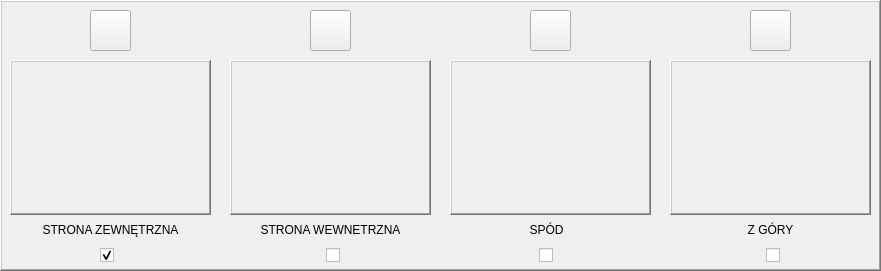
  <widget class="QFrame" name="frame_9">
   <property name="geometry">
    <rect>
     <x>10</x>
     <y>430</y>
     <width>881</width>
     <height>271</height>
    </rect>
   </property>
   <property name="frameShape">
    <enum>QFrame::WinPanel</enum>
   </property>
   <property name="frameShadow">
    <enum>QFrame::Raised</enum>
   </property>
   <widget class="QPushButton" name="pushButton_14">
    <property name="geometry">
     <rect>
      <x>90</x>
      <y>10</y>
      <width>41</width>
      <height>41</height>
     </rect>
    </property>
    <property name="sizePolicy">
     <sizepolicy hsizetype="Fixed" vsizetype="Minimum">
      <horstretch>0</horstretch>
      <verstretch>0</verstretch>
     </sizepolicy>
    </property>
    <property name="font">
     <font>
      <pointsize>10</pointsize>
     </font>
    </property>
    <property name="text">
     <string/>
    </property>
    <property name="icon">
     <iconset resource="zasoby.qrc">
      <normaloff>:/zasoby/change.png</normaloff>:/zasoby/change.png</iconset>
    </property>
    <property name="iconSize">
     <size>
      <width>28</width>
      <height>29</height>
     </size>
    </property>
   </widget>
   <widget class="QLabel" name="labelPodglad1">
    <property name="geometry">
     <rect>
      <x>10</x>
      <y>60</y>
      <width>201</width>
      <height>155</height>
     </rect>
    </property>
    <property name="sizePolicy">
     <sizepolicy hsizetype="Ignored" vsizetype="Ignored">
      <horstretch>0</horstretch>
      <verstretch>0</verstretch>
     </sizepolicy>
    </property>
    <property name="minimumSize">
     <size>
      <width>155</width>
      <height>155</height>
     </size>
    </property>
    <property name="frameShape">
     <enum>QFrame::WinPanel</enum>
    </property>
    <property name="frameShadow">
     <enum>QFrame::Raised</enum>
    </property>
    <property name="lineWidth">
     <number>1</number>
    </property>
    <property name="text">
     <string/>
    </property>
    <property name="scaledContents">
     <bool>true</bool>
    </property>
    <property name="alignment">
     <set>Qt::AlignCenter</set>
    </property>
   </widget>
   <widget class="QPushButton" name="pushButton_15">
    <property name="geometry">
     <rect>
      <x>310</x>
      <y>10</y>
      <width>41</width>
      <height>41</height>
     </rect>
    </property>
    <property name="sizePolicy">
     <sizepolicy hsizetype="Fixed" vsizetype="Minimum">
      <horstretch>0</horstretch>
      <verstretch>0</verstretch>
     </sizepolicy>
    </property>
    <property name="font">
     <font>
      <pointsize>10</pointsize>
     </font>
    </property>
    <property name="text">
     <string/>
    </property>
    <property name="icon">
     <iconset resource="zasoby.qrc">
      <normaloff>:/zasoby/change.png</normaloff>:/zasoby/change.png</iconset>
    </property>
    <property name="iconSize">
     <size>
      <width>28</width>
      <height>29</height>
     </size>
    </property>
   </widget>
   <widget class="QPushButton" name="pushButton_16">
    <property name="geometry">
     <rect>
      <x>530</x>
      <y>10</y>
      <width>41</width>
      <height>41</height>
     </rect>
    </property>
    <property name="sizePolicy">
     <sizepolicy hsizetype="Fixed" vsizetype="Minimum">
      <horstretch>0</horstretch>
      <verstretch>0</verstretch>
     </sizepolicy>
    </property>
    <property name="font">
     <font>
      <pointsize>10</pointsize>
     </font>
    </property>
    <property name="text">
     <string/>
    </property>
    <property name="icon">
     <iconset resource="zasoby.qrc">
      <normaloff>:/zasoby/change.png</normaloff>:/zasoby/change.png</iconset>
    </property>
    <property name="iconSize">
     <size>
      <width>28</width>
      <height>29</height>
     </size>
    </property>
   </widget>
   <widget class="QPushButton" name="pushButton_17">
    <property name="geometry">
     <rect>
      <x>750</x>
      <y>10</y>
      <width>41</width>
      <height>41</height>
     </rect>
    </property>
    <property name="sizePolicy">
     <sizepolicy hsizetype="Fixed" vsizetype="Minimum">
      <horstretch>0</horstretch>
      <verstretch>0</verstretch>
     </sizepolicy>
    </property>
    <property name="font">
     <font>
      <pointsize>10</pointsize>
     </font>
    </property>
    <property name="text">
     <string/>
    </property>
    <property name="icon">
     <iconset resource="zasoby.qrc">
      <normaloff>:/zasoby/change.png</normaloff>:/zasoby/change.png</iconset>
    </property>
    <property name="iconSize">
     <size>
      <width>28</width>
      <height>29</height>
     </size>
    </property>
   </widget>
   <widget class="QCheckBox" name="checkBox1">
    <property name="geometry">
     <rect>
      <x>100</x>
      <y>247</y>
      <width>16</width>
      <height>16</height>
     </rect>
    </property>
    <property name="text">
     <string/>
    </property>
    <property name="iconSize">
     <size>
      <width>25</width>
      <height>33</height>
     </size>
    </property>
    <property name="checked">
     <bool>true</bool>
    </property>
    <property name="autoExclusive">
     <bool>true</bool>
    </property>
   </widget>
   <widget class="QCheckBox" name="checkBox2">
    <property name="geometry">
     <rect>
      <x>326</x>
      <y>247</y>
      <width>16</width>
      <height>16</height>
     </rect>
    </property>
    <property name="text">
     <string/>
    </property>
    <property name="iconSize">
     <size>
      <width>25</width>
      <height>33</height>
     </size>
    </property>
    <property name="checked">
     <bool>false</bool>
    </property>
    <property name="autoExclusive">
     <bool>true</bool>
    </property>
   </widget>
   <widget class="QCheckBox" name="checkBox3">
    <property name="geometry">
     <rect>
      <x>539</x>
      <y>247</y>
      <width>16</width>
      <height>16</height>
     </rect>
    </property>
    <property name="text">
     <string/>
    </property>
    <property name="iconSize">
     <size>
      <width>25</width>
      <height>33</height>
     </size>
    </property>
    <property name="checked">
     <bool>false</bool>
    </property>
    <property name="autoExclusive">
     <bool>true</bool>
    </property>
   </widget>
   <widget class="QCheckBox" name="checkBox4">
    <property name="geometry">
     <rect>
      <x>766</x>
      <y>247</y>
      <width>16</width>
      <height>16</height>
     </rect>
    </property>
    <property name="text">
     <string/>
    </property>
    <property name="iconSize">
     <size>
      <width>25</width>
      <height>33</height>
     </size>
    </property>
    <property name="checked">
     <bool>false</bool>
    </property>
    <property name="autoExclusive">
     <bool>true</bool>
    </property>
   </widget>
   <widget class="QLabel" name="labelPodglad2">
    <property name="geometry">
     <rect>
      <x>230</x>
      <y>60</y>
      <width>201</width>
      <height>155</height>
     </rect>
    </property>
    <property name="sizePolicy">
     <sizepolicy hsizetype="Ignored" vsizetype="Ignored">
      <horstretch>0</horstretch>
      <verstretch>0</verstretch>
     </sizepolicy>
    </property>
    <property name="minimumSize">
     <size>
      <width>155</width>
      <height>155</height>
     </size>
    </property>
    <property name="frameShape">
     <enum>QFrame::WinPanel</enum>
    </property>
    <property name="frameShadow">
     <enum>QFrame::Raised</enum>
    </property>
    <property name="lineWidth">
     <number>1</number>
    </property>
    <property name="text">
     <string/>
    </property>
    <property name="scaledContents">
     <bool>true</bool>
    </property>
    <property name="alignment">
     <set>Qt::AlignCenter</set>
    </property>
   </widget>
   <widget class="QLabel" name="labelPodglad3">
    <property name="geometry">
     <rect>
      <x>450</x>
      <y>60</y>
      <width>201</width>
      <height>155</height>
     </rect>
    </property>
    <property name="sizePolicy">
     <sizepolicy hsizetype="Ignored" vsizetype="Ignored">
      <horstretch>0</horstretch>
      <verstretch>0</verstretch>
     </sizepolicy>
    </property>
    <property name="minimumSize">
     <size>
      <width>155</width>
      <height>155</height>
     </size>
    </property>
    <property name="frameShape">
     <enum>QFrame::WinPanel</enum>
    </property>
    <property name="frameShadow">
     <enum>QFrame::Raised</enum>
    </property>
    <property name="lineWidth">
     <number>1</number>
    </property>
    <property name="text">
     <string/>
    </property>
    <property name="scaledContents">
     <bool>true</bool>
    </property>
    <property name="alignment">
     <set>Qt::AlignCenter</set>
    </property>
   </widget>
   <widget class="QLabel" name="labelPodglad4">
    <property name="geometry">
     <rect>
      <x>670</x>
      <y>60</y>
      <width>201</width>
      <height>155</height>
     </rect>
    </property>
    <property name="sizePolicy">
     <sizepolicy hsizetype="Ignored" vsizetype="Ignored">
      <horstretch>0</horstretch>
      <verstretch>0</verstretch>
     </sizepolicy>
    </property>
    <property name="minimumSize">
     <size>
      <width>155</width>
      <height>155</height>
     </size>
    </property>
    <property name="frameShape">
     <enum>QFrame::WinPanel</enum>
    </property>
    <property name="frameShadow">
     <enum>QFrame::Raised</enum>
    </property>
    <property name="lineWidth">
     <number>1</number>
    </property>
    <property name="text">
     <string/>
    </property>
    <property name="scaledContents">
     <bool>true</bool>
    </property>
    <property name="alignment">
     <set>Qt::AlignCenter</set>
    </property>
   </widget>
   <widget class="QLabel" name="label_3">
    <property name="geometry">
     <rect>
      <x>526</x>
      <y>220</y>
      <width>41</width>
      <height>20</height>
     </rect>
    </property>
    <property name="text">
     <string>SPÓD</string>
    </property>
    <property name="alignment">
     <set>Qt::AlignCenter</set>
    </property>
   </widget>
   <widget class="QLabel" name="label">
    <property name="geometry">
     <rect>
      <x>20</x>
      <y>220</y>
      <width>181</width>
      <height>20</height>
     </rect>
    </property>
    <property name="text">
     <string>STRONA ZEWNĘTRZNA</string>
    </property>
    <property name="alignment">
     <set>Qt::AlignCenter</set>
    </property>
   </widget>
   <widget class="QLabel" name="label_2">
    <property name="geometry">
     <rect>
      <x>230</x>
      <y>220</y>
      <width>201</width>
      <height>20</height>
     </rect>
    </property>
    <property name="text">
     <string>STRONA WEWNETRZNA</string>
    </property>
    <property name="alignment">
     <set>Qt::AlignCenter</set>
    </property>
   </widget>
   <widget class="QLabel" name="label_4">
    <property name="geometry">
     <rect>
      <x>740</x>
      <y>220</y>
      <width>61</width>
      <height>20</height>
     </rect>
    </property>
    <property name="text">
     <string>Z GÓRY</string>
    </property>
    <property name="alignment">
     <set>Qt::AlignCenter</set>
    </property>
   </widget>
  </widget>
